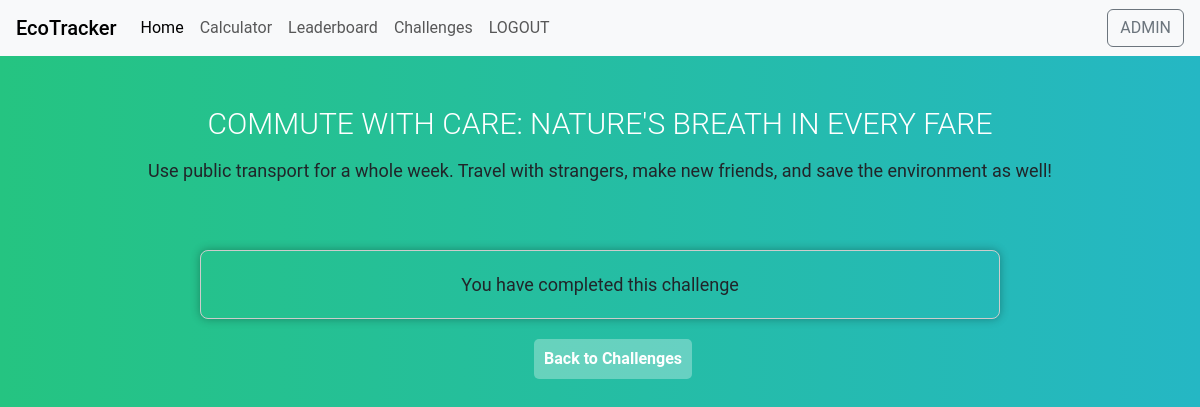
/log-action/3/ (signed in), run on the app's committed database.
### base/models.py (models this page shows)
class SustainabilityChallenge(models.Model):
    creator = models.ForeignKey(User, on_delete=models.CASCADE, related_name='created_challenges',null=True)
    participants = models.ManyToManyField(User, related_name='joined_challenges')
    title = models.CharField(max_length=255)
    description = models.TextField()
    start_date = models.DateTimeField(null=True)
    end_date = models.DateTimeField(null=True)
    points_awarded = models.IntegerField(default=0)  # New field for awarded points

### base/views.py (the view, shortened to what this page needs)
# urls.py: path('log-action/<int:challenge_id>/',views.log_action,name='log_action'),
@login_required
def log_action(request, challenge_id):
    challenge = get_object_or_404(SustainabilityChallenge, pk=challenge_id)
    challenge_completed = UserChallenge.objects.filter(user=request.user, challenge=challenge, status='completed').exists()
    form = ChallengeLogForm(request.POST or None)
    context = {
        'form': form,
        'challenge': challenge,
        'challenge_completed': challenge_completed,
    }
    print("Rendering log_action.html")
    return render(request, 'base/log_action.html', context)

### base/templates/base/log_action.html (shortened to what this page needs)
{% extends 'main.html' %}
{% block content %}
<h1 class="lbd1" style="padding-top: 50px;">{{ challenge.title }}</h1>
<p class="lbd-content">{{ challenge.description }}</p>
{% if challenge_completed %}
<div style="padding-top: 50px;">
<div class="form-container lbd-content">
You have completed this challenge</div></div>
{% endif %}
<div style="padding-left: 44.5%; padding-top: 20px;">
<button class="css-button-arrow--green">
<a href="{% url 'challenges' %}" style="color: rgb(255, 255, 255);">Back to Challenges</a>
</button>
</div>
{% endblock content %}

### templates/navbar.html (shortened to what this page needs)
<nav class="navbar navbar-expand-lg navbar-light bg-light">
  <span class="navbar-brand ps-3 mb-0 h1">EcoTracker</span>
  <div class="collapse navbar-collapse" id="navbarTogglerDemo02">
    <ul class="navbar-nav mr-auto mt-2 mt-lg-0">
      <li class="nav-item active">
        <a class="nav-item nav-link active" href="/">Home </a>
      </li>
      <li class="nav-item">
        <a class="nav-item nav-link" href="{% url 'calculate-CF' %}">Calculator</a>
      </li>
      <li class="nav-item">
        <a class="nav-item nav-link" href="{% url 'leaderboard' %}">Leaderboard</a>
      </li>
      <li class="nav-item">
        <a class="nav-item nav-link" href="{% url 'challenges' %}">Challenges</a>
      </li>
      <li class="nav-item">
        {% if request.user.is_authenticated %}
          <a class="nav-item nav-link" href="{% url 'logout' %}">LOGOUT</a>
        {% else %}
          <a class="nav-item nav-link" href="{% url 'login' %}">LOGIN</a>
        {% endif %}
      </li>
    </ul>
    <ul class="navbar-nav ms-auto mt-2 mt-lg-0 pe-3">
    {% if request.user.is_authenticated %}
      <a class="btn btn-outline-secondary my-2 my-sm-0 text-uppercase" href="#">{{ request.user }}</a></form>
    {% endif %}
    </ul>
  </div>
</nav>

### base/static/base/styles.css (style rules this page uses)
a { text-decoration: none; }
.form-container { padding-left: 40%; }
.form-container { max-width: 800px; margin: 0 auto; padding: 20px; border: 1px solid #ccc; border-radius: 8px; box-shadow: 0 0 10px rgba(0, 0, 0, 0.3); }
body { background-color: #131720; }
.lbd1 { font-size: 30px; color: #fff; text-transform: uppercase; font-weight: 300; text-align: center; margin-bottom: 15px; }
body { background: -webkit-linear-gradient(left, #25c481, #25b7c4); background: linear-gradient(to right, #25c481, #25b7c4); font-family: 'Roboto', sans-serif; }
.lbd-content { text-align: center; font-size: 18px; }
.css-button-arrow--green { min-width: 130px; height: 40px; color: #fff; padding: 5px 10px; font-weight: bold; cursor: pointer; transition: all 0.3s ease; position: relative; display: inline-block; outline: none; overflow: hidden; border-radius: 5px; border: none; background-color: rgba(255, 255, 255, 0.3); }
.css-button-arrow--green:after { content: "\00BB"; position: absolute; opacity: 0; font-size: 20px; line-height: 40px; top: 0; right: -20px; transition: 0.4s; }

### data on the page
SustainabilityChallenge: title "COMMUTE WITH CARE: NATURE'S BREATH IN EVERY FARE", description "Use public transport for a whole week. Travel with strangers, make new friends, and save the environment as well!"

### other printed values
{{ request.user }} "ADMIN"
